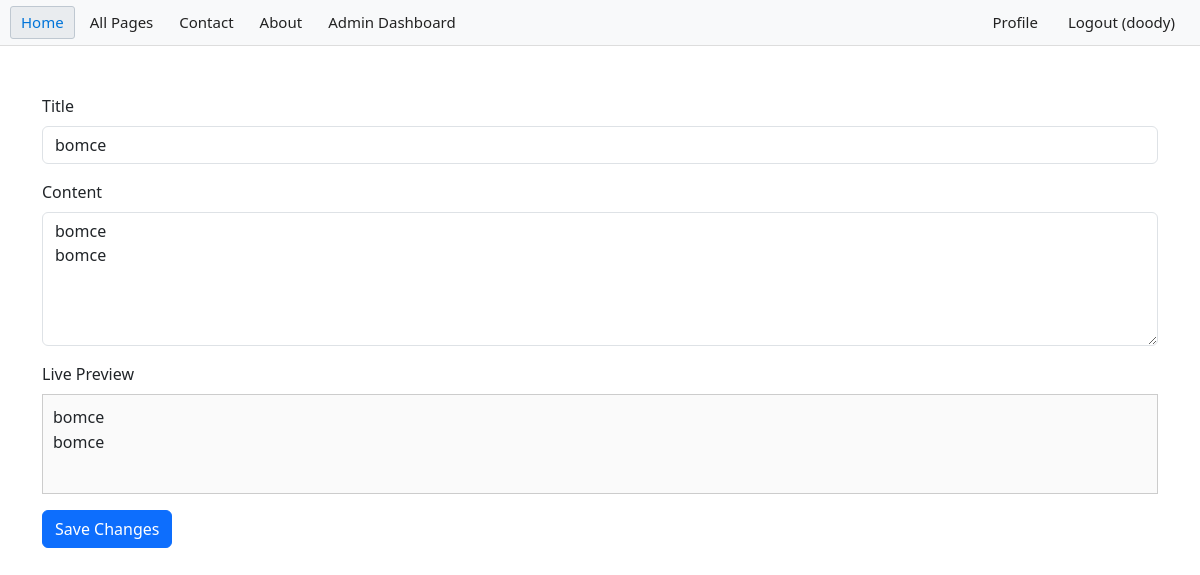
The page /suggest_page_edit/bomce (signed in) on the database its author committed.
### app/models.py (models this page shows, shortened)
class User(db.Model, UserMixin):
    id = db.Column(db.Integer, primary_key=True)
    username = db.Column(db.String(150), unique=True, nullable=False)
    email = db.Column(db.String(150), unique=True, nullable=False)
    password = db.Column(db.String(200), nullable=False)
    is_admin = db.Column(db.Boolean, default=False)

class Page(db.Model):
    id = db.Column(db.Integer, primary_key=True)
    title = db.Column(db.String(200), nullable=False)
    content = db.Column(db.Text, nullable=False)
    slug = db.Column(db.String(200), unique=True, nullable=False)
    created_at = db.Column(db.DateTime, server_default=db.func.now())
    updated_at = db.Column(db.DateTime, server_default=db.func.now(), onupdate=db.func.now())
    author_id = db.Column(db.Integer, db.ForeignKey('user.id'), nullable=False)
    author = db.relationship('User', backref=db.backref('pages', lazy=True))

### app/routes/user.py (the view, shortened to what this page needs)
@login_required
@bp.route('/suggest_page_edit/<slug>', methods=['GET', 'POST'])
def suggest_page_edit(slug):
    from app.models import Page, Suggestion
    from app.forms import NewPageForm
    from app import db
    page = Page.query.filter_by(slug=slug).first_or_404()
    form = NewPageForm(obj=page)
    if not current_user.is_authenticated:
        flash('You must be logged in to suggest edits.', 'error')
        return redirect(url_for('user.view_page', slug=slug))
    return render_template('suggest_page_edit.html', form=form, page=page)

### app/forms.py
class NewPageForm(FlaskForm):
    title = StringField('Title', validators=[DataRequired(), Length(max=200)])
    content = TextAreaField('Markdown Content', validators=[DataRequired()])
    submit = SubmitField('Create Page')

### app/__init__.py (called while the page is built)
def create_app():
    app = Flask(__name__)
    app.config.from_object('config.Config')
    csrf = CSRFProtect(app)
    db.init_app(app)
    login_manager.init_app(app)
    migrate.init_app(app, db)
    cache.init_app(app)
    app.config['CACHE_TYPE'] = 'Simple'
    from app import models  # Import models to register them with SQLAlchemy
    @login_manager.user_loader
    def load_user(user_id):
        from app.models import User
        return User.query.get(int(user_id))
    load_user.__name__ = 'load_user'
    from app.routes import register_blueprints
    register_blueprints(app)
    return app

### app/templates/suggest_page_edit.html (shortened to what this page needs)
{% extends "base.html" %}
{% block content %}
<div class="container mt-5">
    <form method="POST" action="{{ url_for('user.suggest_page_edit', slug=page.slug) }}">
        <div class="mb-3">
            <label for="title" class="form-label">Title</label>
            {{ form.title(class="form-control", placeholder="Enter page title", value=page.title) }}
        </div>
        <div class="mb-3">
            <label for="content" class="form-label">Content</label>
            {{ form.content(class="form-control", id="markdown-input", rows=5, placeholder="Enter page content") }}
        </div>
        <div class="mb-3">
            <label class="form-label">Live Preview</label>
            <div id="markdown-preview" style="border:1px solid #ccc; padding:10px; min-height:100px; background:#fafafa; line-height: 1.6;"></div>
        </div>
        <button type="submit" class="btn btn-primary">Save Changes</button>
    </form>
</div>
{% endblock %}

### app/templates/base.html (shortened to what this page needs)
<!DOCTYPE html>
<html lang="en">
<head>
    <link href="https://cdn.jsdelivr.net/npm/bootstrap@5.3.2/dist/css/bootstrap.min.css" rel="stylesheet">
</head>
<body>
    <div class="topnav">
        <a class="active" href="{{ url_for('user.home') }}">Home</a>
        <a href="{{ url_for('user.all_pages')}}">All Pages</a>
        <a href="#">Contact</a>
        <a href="#">About</a>
        {% if current_user.is_authenticated %}
            {% if current_user.is_admin %}
                <a href="{{ url_for('admin.dashboard') }}">Admin Dashboard</a>
            {% endif %}
            <a href="{{ url_for('auth.logout') }}" class="right">Logout ({{ current_user.username }})</a>
            <a href="{{ url_for('user.profile', username=current_user.username) }}" class="right">Profile</a>
        {% else %}
            <a href="{{ url_for('auth.login') }}" class="right">Login</a>
            <a href="{{ url_for('auth.register') }}" class="right">Register</a>
        {% endif %}
    </div>
    {% block content %}{% endblock %}
</body>
</html>

### app/templates/base.html (style rules this page uses)
.topnav { background-color: #f8f9fa; border-bottom: 1px solid #ddd; overflow: hidden; padding: 0 10px; font-family: 'Segoe UI', Tahoma, Geneva, Verdana, sans-serif; }
.topnav a { float: left; color: #222; background: none; border: 1px solid transparent; margin: 6px 4px 6px 0; padding: 4px 10px; text-align: center; text-decoration: none; font-size: 15px; border-radius: 3px; }
.topnav a:hover, .topnav a.active { background-color: #e9ecef; border: 1px solid #bfc8d1; color: #0074d9; }
.topnav .right { float: right; margin-left: 4px; }

### rows shown on the page
User: username "doody"
Page: title "bomce", content "bomce bomce"
